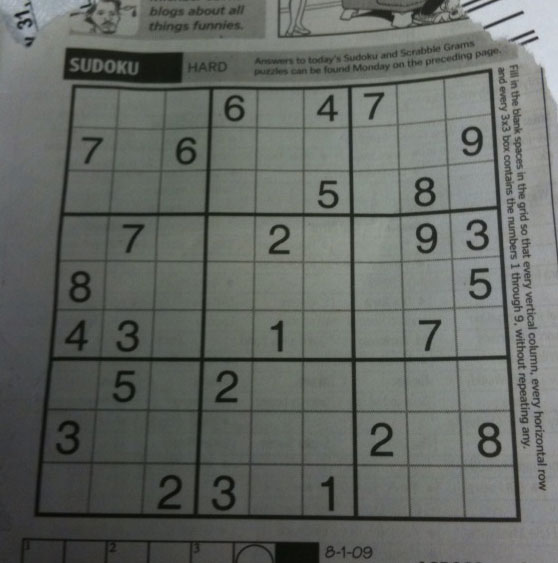
#> input picture tools/assets/sudoku.png, 558 x 563 px, found by its file name
$ jupyter execute --allow-errors demo.ipynb   (shell and % lines are left out)
#> lines starting #> are read from the running program, lines starting #| are printed output that depends on the picture; after the words box and inside, x2 and y2 are one past the last pixel; in counts of white or black regions, pixels touching at a corner belong together
### sudoku/detector/extract.py
import cv2 as cv
import numpy as np

from .classify import DigitClassifier

# ------------------------------------------------------------------------------

TARGET_SIZE = 512       ## Size of image to work on
NETWORK_SIZE = 28       ## Size of input to neural network
NOISE_SIZE_TH = 7       ## Components with size less than this are noise

# ------------------------------------------------------------------------------

def extract_puzzle(img: np.ndarray) -> np.ndarray:

    '''
    Given an BGR (or RGB) image, isolate the 9 x 9 Sudoku grid and return its
    filled-in values. Assumes that the puzzle grid is on a flat surface, and
    that the border of the puzzle grid is the largest contour in the image.

    Args:
        img (ndarray<uint8>): HxWx3 BGR (or RGB) color image.

    Returns:
        (ndarray<uint8>): 9x9 array representing Sudoku puzzle. 0 means unfilled
        square.
    '''

    img = cv.cvtColor(img, cv.COLOR_BGR2GRAY)

    ## Resize to target size while keeping original aspect ratio
    height, width = img.shape
    f = TARGET_SIZE * 1. / max(height, width)
    if f < 1:
        img = cv.resize(img, None, fx=f, fy=f, interpolation=cv.INTER_AREA)

    ## Create binary image
    cv.GaussianBlur(img, (3, 3), 0, img)
    cv.adaptiveThreshold(img, 255, cv.ADAPTIVE_THRESH_GAUSSIAN_C, cv.THRESH_BINARY_INV, 11, 3, img)

    ## Get largest contour. Assume this is the puzzle.
    contour = _get_largest_contour(img)

    ## Mask out everything that is not the puzzle
    mask = np.zeros_like(img)
    cv.drawContours(mask, (contour,), -1, 255, cv.FILLED)
    img[mask == 0] = 0

    ## Get corners of the puzzle
    corners_ix = _get_four_corners(contour)
    corners = contour[corners_ix, 0]

    ## Perspective transform
    a = NETWORK_SIZE
    b = NETWORK_SIZE // 2   ## Buffer of 14 pixels on all sides
    dst = np.array([(b, b), (a*9+b, b), (a*9+b, a*9+b), (b, a*9+b)], dtype=np.float32)
    transform = cv.getPerspectiveTransform(corners.astype(np.float32), dst)
    img = cv.warpPerspective(img, transform, (a*10, a*10))

    ## For each square, determine digit
    puzzle = np.zeros((9, 9), dtype=np.uint8)
    classifier = DigitClassifier()

    centers = _isolate_digits(img)
    for x, y in centers:
        square = img[y-b:y+b, x-b:x+b]
        i = (y - b) // a
        j = (x - b) // a
        if 0 <= i and i < 9 and 0 <= j and j < 9:
            digit = classifier(square)
            puzzle[i, j] = digit

    return puzzle

# ------------------------------------------------------------------------------

def _get_largest_contour(img: np.ndarray) -> np.ndarray:
    '''Return largest contour in binary image, oriented clockwise.'''
    contours, _ = cv.findContours(img, cv.RETR_EXTERNAL, cv.CHAIN_APPROX_TC89_L1)
    signed_areas = list(cv.contourArea(cnt, oriented=True) for cnt in contours)
    ## Find contour with the largest area
    largest_contour_ix = np.argmax(np.abs(signed_areas))
    largest_contour = contours[largest_contour_ix]
    ## If largest contour is oriented CCW, reverse it
    if signed_areas[largest_contour_ix] < 0:
        largest_contour = largest_contour[::-1]
    return largest_contour

# ------------------------------------------------------------------------------

def _get_four_corners(contour: np.ndarray) -> np.ndarray:

    '''
    Given a square-shaped contour, get the indices corresponding to the four
    corners, in clockwise order starting from the top-left.
    '''

    ## Draw contour
    img = np.zeros((TARGET_SIZE, TARGET_SIZE), dtype=np.uint8)
    cv.drawContours(img, (contour,), -1, 255, 1)

    ## Use Harris corner detector
    harris = cv.cornerHarris(img, 2, 3, 0.04)
    corner_flat_coords = np.argsort(harris.flat)[-4:] ## Four most probable corners
    corner_coords = np.unravel_index(corner_flat_coords, harris.shape)
    corners = np.stack((corner_coords[1], corner_coords[0]), axis=1)    ## Convert to cv conventions

    ## Sort four corners
    x_sorted = np.argsort(corners[:, 0])
    leftmost = corners[x_sorted[:2]]
    tl, bl = leftmost[np.argsort(leftmost[:, 1])]
    rightmost = corners[x_sorted[2:]]
    tr, br = rightmost[np.argsort(rightmost[:, 1])]
    sorted_corners = np.array([tl, tr, br, bl])

    ## Find closest points on the contour
    sorted_corners_ix = np.argmin(np.linalg.norm(contour - sorted_corners, axis=2), axis=0)
    return sorted_corners_ix

# ------------------------------------------------------------------------------

# [36 lines left out: function _isolate_digits, not called in this run]

# ------------------------------------------------------------------------------

# def _get_edge_vectors(
#     contour: np.ndarray,
#     start_index: int,
#     end_index: int
# ) -> np.ndarray:

#     '''
#     Approximate the oriented edge of a square contour with 9 roughly
#     equal-length vectors.

#     `contour` is an N * 1 * 2 array of int32 coordinates.
#     `start_index` and `end_index` are non-negative integers less than N.
#     Returns an 9 * 2 array of floats.
#     '''

#     ## Note that the contour is clockwise-oriented
#     if start_index < end_index:
#         edge = contour[start_index:end_index+1, 0]
#     else:
#         edge = np.concatenate((contour[start_index:, 0], contour[:end_index+1, 0]))

#     ## Calculate distance between adjacent points
#     adj_distances = np.linalg.norm(edge[1:] - edge[:-1], axis=1)
#     total_length = np.sum(adj_distances)

#     vecs = []
#     cumulative_dist = 0
#     target_dist = total_length / 9
#     startpoint = edge[0]
#     for i, dist in enumerate(adj_distances):
#         while len(vecs) < 8 and cumulative_dist + dist > target_dist:

#             ## Find intermediate point on the contour
#             u = (target_dist - cumulative_dist) / dist ## Scalar in [0, 1)
#             endpoint = edge[i] + u * (edge[i+1] - edge[i])

#             vecs.append(endpoint - startpoint)
#             startpoint = endpoint
#             target_dist += total_length / 9

#         cumulative_dist += dist

#     ## Last vector points to the corner
#     vecs.append(edge[-1] - startpoint)
#     return np.array(vecs)

# ------------------------------------------------------------------------------

# def find_grid_intersections(contour) -> np.ndarray:

#     '''
#     Given the contour around the 9 x 9 Sudoku grid, find the coordinate of each
#     grid intersection, given left-to-right and top-to-bottom.

#     Input is an N * 1 * 2 array of int32 coordinates.
#     Returns a 10 * 10 * 2 array of int32 coordinates.
#     '''

#     corners_i = sudoku.detector.extract._get_four_corners(contour)
#     _get_edge_vectors = sudoku.detector.extract._get_edge_vectors

#     ## Approximate each edge with 9 roughly equal-length vectors
#     t_vecs = _get_edge_vectors(contour, corners_i[0], corners_i[1])
#     r_vecs = _get_edge_vectors(contour, corners_i[1], corners_i[2])
#     b_vecs = _get_edge_vectors(contour, corners_i[2], corners_i[3])
#     l_vecs = _get_edge_vectors(contour, corners_i[3], corners_i[0])

#     ## Reverse the bottom and left vectors
#     b_vecs = -b_vecs[::-1]
#     l_vecs = -l_vecs[::-1]

#     intersections = np.zeros((10, 10, 2), dtype=np.float32)

#     ## fill boundary
#     intersections[0, 0] = contour[corners_i[0]]
#     intersections[0, 9] = contour[corners_i[1]]
#     intersections[9, 9] = contour[corners_i[2]]
#     intersections[9, 0] = contour[corners_i[3]]
#     for i in range(8):
#         intersections[0, i+1] = intersections[0, i] + t_vecs[i]
#     for i in range(8):
#         intersections[i+1, 9] = intersections[i, 9] + r_vecs[i]
#     for i in range(8):
#         intersections[i+1, 0] = intersections[i, 0] + l_vecs[i]
#     for i in range(8):
#         intersections[9, i+1] = intersections[9, i] + b_vecs[i]

#     # fill top triangle
#     for i in range(4):
#         for j in range(i+1, 9-i):
#             intersections[i+1, j] = intersections[i, j] + ((9-j)*l_vecs[i] + j*r_vecs[i])/9
#             intersections[8-i, j] = intersections[9-i, j] - ((9-j)*l_vecs[8-i] + j*r_vecs[8-i])/9

#     return intersections.astype(np.int32)

### sudoku/detector/classify.py
import os

import numpy as np
import torch
import torchvision.transforms.functional as TF

import sudoku.network

# ------------------------------------------------------------------------------

class DigitClassifier(object):

    '''
    Convenience class to perform evaluation on images.

    Args:
        path_to_weights (str): Pretrained network weights. If None, then will
            try to find the default weights included with this repository.
            Defaults to None.
    '''

    def __init__(self, path_to_weights: str = None):
        self.model = sudoku.network.get_model()
        if path_to_weights is None:
            path_to_weights = self._path_to_default_weights()
        sudoku.network.load_weights(self.model, path_to_weights)
        self.model.eval()

    # [17 lines left out: function __call__, not called in this run]

    def _path_to_default_weights(self) -> str:
        return os.path.join(sudoku.network.__path__[0], 'checkpoints/weights_epoch_06.pth')

### tools/demo.ipynb
[cell 1]
import sys
sys.path.insert(0, '/Users/xloxk/Downloads/sudoku/')

[cell 2]
import cv2 as cv
import matplotlib.pyplot as plt
import numpy as np

import sudoku

[cell 3]
def display(img):
    if len(img.shape) == 2:
        plt.imshow(img, 'gray')
    else:
        img = cv.cvtColor(img, cv.COLOR_BGR2RGB)
        plt.imshow(img)
    plt.axis('off')

[cell 4]
raw_img = cv.imread('../assets/sudoku.png')
#> raw_img is the input picture: shape (563, 558, 3); mean B, G, R 99.5, 104.1, 100
display(raw_img)

#> (a cell that did not finish here is left out)

#> in extract_puzzle, `cv.adaptiveThreshold(img, 255, cv.ADAPTIVE_THRESH_GAUSSIAN_C, cv.THRES..`:
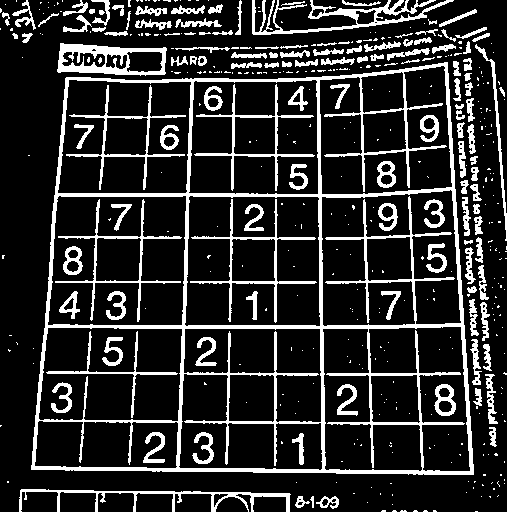
#> img: shape (512, 507); 17.4% white; 454 white regions (321 under 20 px)
#> in _get_largest_contour, `contours, _ = cv.findContours(img, cv.RETR_EXTERNAL, cv.CHAIN_APPROX_T..`: contours = 311 contours, 227 with area under 20; largest, box (x1, y1, x2, y2) and area: (31, 62, 474, 475) 163037, (57, 43, 167, 76) 2842, (252, 0, 454, 35) 1614, (19, 489, 291, 512) 992, (476, 44, 507, 241) 329
#> in _get_largest_contour, `signed_areas = list(cv.contourArea(cnt, oriented=True) for cnt in cont..`: signed_areas = 311 values, max 2.5 at index 199, min -163037 at index 179, mean -563
#> in _get_largest_contour, `largest_contour_ix = np.argmax(np.abs(signed_areas))`: largest_contour_ix = 179
#> in _get_largest_contour, `largest_contour = contours[largest_contour_ix]`: largest_contour = contour of 103 points, box (x1, y1, x2, y2) (31, 62, 474, 475), area 163037
#> in extract_puzzle, `contour = _get_largest_contour(img)`: contour has the same summary as largest_contour in _get_largest_contour
#> in extract_puzzle, `cv.drawContours(mask, (contour,), -1, 255, cv.FILLED)`:
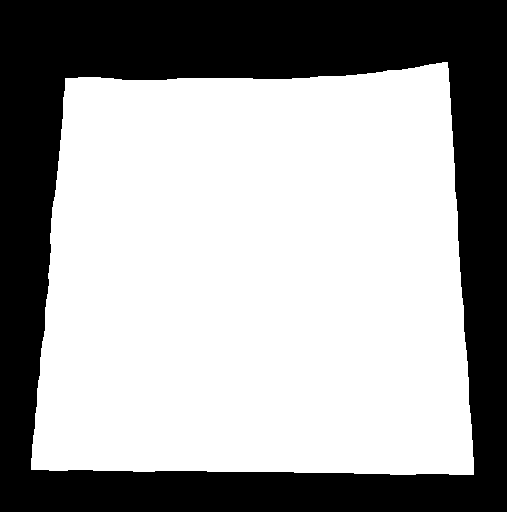
#> mask: shape (512, 507); 63.1% white; 1 black region, box (x1, y1, x2, y2) and area: (0, 0, 507, 512) 95734
#> in extract_puzzle, `img[mask == 0] = 0`:
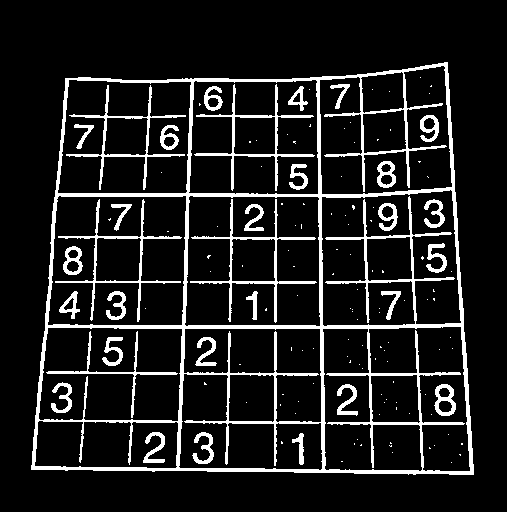
#> img: shape (512, 507); 11.5% white; 142 white regions (110 under 20 px), largest, box (x1, y1, x2, y2) and area: (31, 62, 474, 475) 17830, (190, 199, 317, 323) 1270, (194, 84, 315, 191) 1184
#> in _get_four_corners, `cv.drawContours(img, (contour,), -1, 255, 1)`:
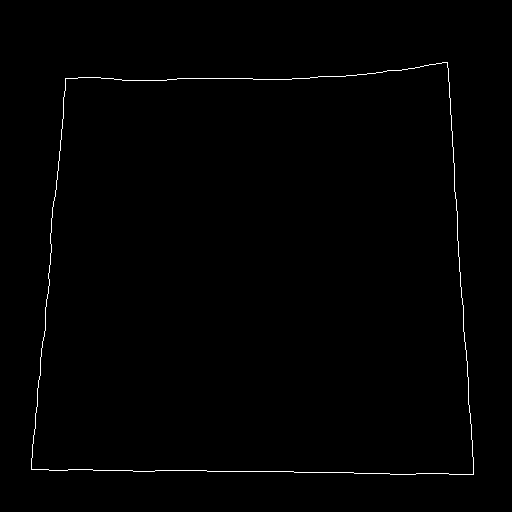
#> img: shape (512, 512); 0.62% white in thin lines or dots, all inside (x1, y1, x2, y2) = (31, 62, 474, 475)
#> in _get_four_corners, `harris = cv.cornerHarris(img, 2, 3, 0.04)`:
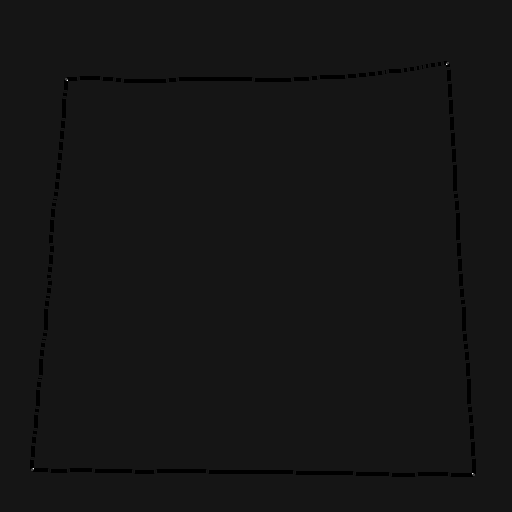
#> harris: shape (512, 512) float32; min -0.01, max 0.108, mean -0.000199; drawn with min black and max white
#> in _get_four_corners, `corner_flat_coords = np.argsort(harris.flat)[-4:]`: corner_flat_coords = [239649, 242648, 33214, 41027]
#> in _get_four_corners, `corner_coords = np.unravel_index(corner_flat_coords, harris.shape)`: corner_coords = ([468, 473, 64, 80], [33, 472, 446, 67])
#> in _get_four_corners, `corners = np.stack((corner_coords[1], corner_coords[0]), axis=1)`: corners = [[33, 468], [472, 473], [446, 64], [67, 80]]
#> in _get_four_corners, `x_sorted = np.argsort(corners[:, 0])`: x_sorted = [0, 3, 2, 1]
#> in _get_four_corners, `leftmost = corners[x_sorted[:2]]`: leftmost = [[33, 468], [67, 80]]
#> in _get_four_corners, `tl, bl = leftmost[np.argsort(leftmost[:, 1])]`: tl = [67, 80]; bl = [33, 468]
#> in _get_four_corners, `rightmost = corners[x_sorted[2:]]`: rightmost = [[446, 64], [472, 473]]
#> in _get_four_corners, `tr, br = rightmost[np.argsort(rightmost[:, 1])]`: tr = [446, 64]; br = [472, 473]
#> in _get_four_corners, `sorted_corners = np.array([tl, tr, br, bl])`: sorted_corners = [[67, 80], [446, 64], [472, 473], [33, 468]]
#> in _get_four_corners, `sorted_corners_ix = np.argmin(np.linalg.norm(contour - sorted_corners,..`: sorted_corners_ix = [77, 0, 27, 40]
#> in extract_puzzle, `corners = contour[corners_ix, 0]`: corners = [[65, 78], [447, 62], [473, 474], [31, 469]]
#> in extract_puzzle, `transform = cv.getPerspectiveTransform(corners.astype(np.float32), dst)`: transform = [[0.729, 0.0691, -38.16], [0.0348, 0.784, -48.82], [0.00016, 0.000423, 1]]
#> in extract_puzzle, `img = cv.warpPerspective(img, transform, (a*10, a*10))`:
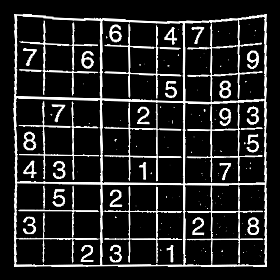
#> img: shape (280, 280); min 0, max 255, mean 37.3
print(grid)

#> (a cell that did not finish here is left out)

#> (a cell that did not finish here is left out)
